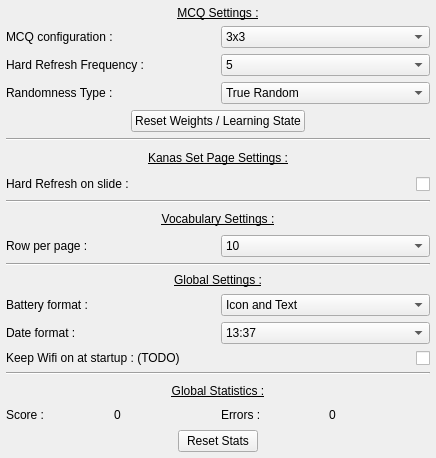
<?xml version="1.0" encoding="UTF-8"?>
<ui version="4.0">
 <class>AppSettings</class>
 <widget class="QWidget" name="AppSettings">
  <property name="geometry">
   <rect>
    <x>0</x>
    <y>0</y>
    <width>436</width>
    <height>458</height>
   </rect>
  </property>
  <property name="windowTitle">
   <string>Form</string>
  </property>
  <layout class="QVBoxLayout" name="verticalLayout" stretch="5,0,2,0,2,0,4,0,3">
   <property name="spacing">
    <number>6</number>
   </property>
   <property name="leftMargin">
    <number>6</number>
   </property>
   <property name="topMargin">
    <number>6</number>
   </property>
   <property name="rightMargin">
    <number>6</number>
   </property>
   <property name="bottomMargin">
    <number>6</number>
   </property>
   <item>
    <layout class="QVBoxLayout" name="QcmSettings">
     <property name="topMargin">
      <number>0</number>
     </property>
     <property name="bottomMargin">
      <number>0</number>
     </property>
     <item>
      <widget class="QLabel" name="QcmSettingsLabel">
       <property name="font">
        <font>
         <underline>true</underline>
        </font>
       </property>
       <property name="text">
        <string>MCQ Settings :</string>
       </property>
       <property name="alignment">
        <set>Qt::AlignCenter</set>
       </property>
      </widget>
     </item>
     <item>
      <layout class="QHBoxLayout" name="nbrOfEntryLinesSettings" stretch="1,1">
       <property name="topMargin">
        <number>0</number>
       </property>
       <property name="bottomMargin">
        <number>0</number>
       </property>
       <item>
        <widget class="QLabel" name="nbrOfEntryLinesLabel">
         <property name="sizePolicy">
          <sizepolicy hsizetype="Preferred" vsizetype="Preferred">
           <horstretch>0</horstretch>
           <verstretch>0</verstretch>
          </sizepolicy>
         </property>
         <property name="text">
          <string>MCQ configuration :</string>
         </property>
        </widget>
       </item>
       <item>
        <widget class="QComboBox" name="nbrOfEntryLinesDropdown">
         <property name="sizePolicy">
          <sizepolicy hsizetype="Preferred" vsizetype="Preferred">
           <horstretch>0</horstretch>
           <verstretch>0</verstretch>
          </sizepolicy>
         </property>
         <property name="minimumSize">
          <size>
           <width>0</width>
           <height>0</height>
          </size>
         </property>
         <property name="maximumSize">
          <size>
           <width>16777215</width>
           <height>16777215</height>
          </size>
         </property>
         <property name="currentIndex">
          <number>2</number>
         </property>
         <item>
          <property name="text">
           <string>1x3</string>
          </property>
         </item>
         <item>
          <property name="text">
           <string>2x3</string>
          </property>
         </item>
         <item>
          <property name="text">
           <string>3x3</string>
          </property>
         </item>
        </widget>
       </item>
      </layout>
     </item>
     <item>
      <layout class="QHBoxLayout" name="HardRefreshSetting" stretch="1,1">
       <item>
        <widget class="QLabel" name="HardRefreshLabel">
         <property name="sizePolicy">
          <sizepolicy hsizetype="Preferred" vsizetype="Preferred">
           <horstretch>0</horstretch>
           <verstretch>0</verstretch>
          </sizepolicy>
         </property>
         <property name="text">
          <string>Hard Refresh Frequency :</string>
         </property>
        </widget>
       </item>
       <item>
        <widget class="QComboBox" name="HardRefreshDropdown">
         <property name="sizePolicy">
          <sizepolicy hsizetype="Preferred" vsizetype="Preferred">
           <horstretch>0</horstretch>
           <verstretch>0</verstretch>
          </sizepolicy>
         </property>
         <property name="minimumSize">
          <size>
           <width>0</width>
           <height>0</height>
          </size>
         </property>
         <property name="maximumSize">
          <size>
           <width>16777215</width>
           <height>16777215</height>
          </size>
         </property>
         <property name="currentIndex">
          <number>3</number>
         </property>
         <item>
          <property name="text">
           <string>Never</string>
          </property>
         </item>
         <item>
          <property name="text">
           <string>1</string>
          </property>
         </item>
         <item>
          <property name="text">
           <string>2</string>
          </property>
         </item>
         <item>
          <property name="text">
           <string>5</string>
          </property>
         </item>
         <item>
          <property name="text">
           <string>10</string>
          </property>
         </item>
        </widget>
       </item>
      </layout>
     </item>
     <item>
      <layout class="QHBoxLayout" name="RandomnessSetting" stretch="1,1">
       <property name="topMargin">
        <number>0</number>
       </property>
       <item>
        <widget class="QLabel" name="RandomnessLabel">
         <property name="text">
          <string>Randomness Type :</string>
         </property>
        </widget>
       </item>
       <item>
        <widget class="QComboBox" name="RandomnessDropdown">
         <property name="sizePolicy">
          <sizepolicy hsizetype="Preferred" vsizetype="Preferred">
           <horstretch>0</horstretch>
           <verstretch>0</verstretch>
          </sizepolicy>
         </property>
         <property name="minimumSize">
          <size>
           <width>0</width>
           <height>0</height>
          </size>
         </property>
         <property name="sizeAdjustPolicy">
          <enum>QComboBox::AdjustToContents</enum>
         </property>
         <item>
          <property name="text">
           <string>True Random</string>
          </property>
         </item>
         <item>
          <property name="text">
           <string>Weighted Random</string>
          </property>
         </item>
        </widget>
       </item>
      </layout>
     </item>
     <item>
      <layout class="QHBoxLayout" name="horizontalLayout_3">
       <property name="topMargin">
        <number>0</number>
       </property>
       <item>
        <spacer name="horizontalSpacer_2">
         <property name="orientation">
          <enum>Qt::Horizontal</enum>
         </property>
         <property name="sizeHint" stdset="0">
          <size>
           <width>40</width>
           <height>20</height>
          </size>
         </property>
        </spacer>
       </item>
       <item>
        <widget class="QPushButton" name="ResetWeightsButton">
         <property name="sizePolicy">
          <sizepolicy hsizetype="Preferred" vsizetype="Preferred">
           <horstretch>0</horstretch>
           <verstretch>0</verstretch>
          </sizepolicy>
         </property>
         <property name="text">
          <string>Reset Weights / Learning State</string>
         </property>
        </widget>
       </item>
       <item>
        <spacer name="horizontalSpacer">
         <property name="orientation">
          <enum>Qt::Horizontal</enum>
         </property>
         <property name="sizeHint" stdset="0">
          <size>
           <width>40</width>
           <height>20</height>
          </size>
         </property>
        </spacer>
       </item>
      </layout>
     </item>
    </layout>
   </item>
   <item>
    <widget class="Line" name="KanaLine">
     <property name="orientation">
      <enum>Qt::Horizontal</enum>
     </property>
    </widget>
   </item>
   <item>
    <layout class="QVBoxLayout" name="KanaSetPageSettings">
     <property name="topMargin">
      <number>0</number>
     </property>
     <item>
      <widget class="QLabel" name="label">
       <property name="font">
        <font>
         <underline>true</underline>
        </font>
       </property>
       <property name="text">
        <string>Kanas Set Page Settings :</string>
       </property>
       <property name="alignment">
        <set>Qt::AlignCenter</set>
       </property>
      </widget>
     </item>
     <item>
      <layout class="QHBoxLayout" name="KanaSetPageSettingsLayout">
       <property name="topMargin">
        <number>0</number>
       </property>
       <item>
        <widget class="QLabel" name="KanaHardRefreshLabel">
         <property name="text">
          <string>Hard Refresh on slide :</string>
         </property>
        </widget>
       </item>
       <item>
        <widget class="QCheckBox" name="KanaHardRefreshCheckBox">
         <property name="sizePolicy">
          <sizepolicy hsizetype="Preferred" vsizetype="Preferred">
           <horstretch>0</horstretch>
           <verstretch>0</verstretch>
          </sizepolicy>
         </property>
         <property name="layoutDirection">
          <enum>Qt::RightToLeft</enum>
         </property>
         <property name="text">
          <string/>
         </property>
        </widget>
       </item>
      </layout>
     </item>
    </layout>
   </item>
   <item>
    <widget class="Line" name="VocabLine">
     <property name="orientation">
      <enum>Qt::Horizontal</enum>
     </property>
    </widget>
   </item>
   <item>
    <layout class="QVBoxLayout" name="VocabSettings">
     <property name="topMargin">
      <number>0</number>
     </property>
     <item>
      <widget class="QLabel" name="VocabSettingsLabel">
       <property name="font">
        <font>
         <underline>true</underline>
        </font>
       </property>
       <property name="text">
        <string>Vocabulary Settings :</string>
       </property>
       <property name="alignment">
        <set>Qt::AlignCenter</set>
       </property>
      </widget>
     </item>
     <item>
      <layout class="QHBoxLayout" name="RowPerPageLayout">
       <property name="topMargin">
        <number>0</number>
       </property>
       <item>
        <widget class="QLabel" name="RowPerPageLabel">
         <property name="text">
          <string>Row per page :</string>
         </property>
        </widget>
       </item>
       <item>
        <widget class="QComboBox" name="RowPerPageComboBox">
         <property name="sizePolicy">
          <sizepolicy hsizetype="Preferred" vsizetype="Preferred">
           <horstretch>0</horstretch>
           <verstretch>0</verstretch>
          </sizepolicy>
         </property>
         <property name="currentIndex">
          <number>1</number>
         </property>
         <item>
          <property name="text">
           <string>5</string>
          </property>
         </item>
         <item>
          <property name="text">
           <string>10</string>
          </property>
         </item>
         <item>
          <property name="text">
           <string>15</string>
          </property>
         </item>
         <item>
          <property name="text">
           <string>20</string>
          </property>
         </item>
         <item>
          <property name="text">
           <string>25</string>
          </property>
         </item>
         <item>
          <property name="text">
           <string>30</string>
          </property>
         </item>
        </widget>
       </item>
      </layout>
     </item>
    </layout>
   </item>
   <item>
    <widget class="Line" name="GlobalSettingsLine">
     <property name="orientation">
      <enum>Qt::Horizontal</enum>
     </property>
    </widget>
   </item>
   <item>
    <layout class="QVBoxLayout" name="GlobalSettings">
     <property name="topMargin">
      <number>0</number>
     </property>
     <item>
      <widget class="QLabel" name="GlobalSettingsLabel">
       <property name="font">
        <font>
         <underline>true</underline>
        </font>
       </property>
       <property name="text">
        <string>Global Settings :</string>
       </property>
       <property name="alignment">
        <set>Qt::AlignCenter</set>
       </property>
      </widget>
     </item>
     <item>
      <layout class="QHBoxLayout" name="BatteryIndicator" stretch="1,1">
       <property name="topMargin">
        <number>0</number>
       </property>
       <item>
        <widget class="QLabel" name="BatteryIndicatorLabel">
         <property name="text">
          <string>Battery format :</string>
         </property>
        </widget>
       </item>
       <item>
        <widget class="QComboBox" name="BatteryIndicatorDropdown">
         <property name="sizePolicy">
          <sizepolicy hsizetype="Preferred" vsizetype="Preferred">
           <horstretch>0</horstretch>
           <verstretch>0</verstretch>
          </sizepolicy>
         </property>
         <property name="minimumSize">
          <size>
           <width>0</width>
           <height>0</height>
          </size>
         </property>
         <property name="maximumSize">
          <size>
           <width>16777215</width>
           <height>16777215</height>
          </size>
         </property>
         <item>
          <property name="text">
           <string>Icon and Text</string>
          </property>
         </item>
         <item>
          <property name="text">
           <string>Icon</string>
          </property>
         </item>
         <item>
          <property name="text">
           <string>Text</string>
          </property>
         </item>
        </widget>
       </item>
      </layout>
     </item>
     <item>
      <layout class="QHBoxLayout" name="DateDisplayFormat" stretch="1,1">
       <item>
        <widget class="QLabel" name="DateDisplayFormatLabel">
         <property name="text">
          <string>Date format :</string>
         </property>
        </widget>
       </item>
       <item>
        <widget class="QComboBox" name="DateDisplayFormatDropdown">
         <property name="sizePolicy">
          <sizepolicy hsizetype="Preferred" vsizetype="Preferred">
           <horstretch>0</horstretch>
           <verstretch>0</verstretch>
          </sizepolicy>
         </property>
         <property name="minimumSize">
          <size>
           <width>0</width>
           <height>0</height>
          </size>
         </property>
         <item>
          <property name="text">
           <string>13:37</string>
          </property>
         </item>
         <item>
          <property name="text">
           <string>1:37 pm</string>
          </property>
         </item>
        </widget>
       </item>
      </layout>
     </item>
     <item>
      <layout class="QHBoxLayout" name="WifiLayout" stretch="1,1">
       <property name="topMargin">
        <number>0</number>
       </property>
       <item>
        <widget class="QLabel" name="WifiLabel">
         <property name="text">
          <string>Keep Wifi on at startup : (TODO)</string>
         </property>
        </widget>
       </item>
       <item>
        <widget class="QCheckBox" name="WifiCheckBox">
         <property name="sizePolicy">
          <sizepolicy hsizetype="Preferred" vsizetype="Preferred">
           <horstretch>0</horstretch>
           <verstretch>0</verstretch>
          </sizepolicy>
         </property>
         <property name="layoutDirection">
          <enum>Qt::RightToLeft</enum>
         </property>
         <property name="text">
          <string/>
         </property>
        </widget>
       </item>
      </layout>
     </item>
    </layout>
   </item>
   <item>
    <widget class="Line" name="GlobalStatisticsLine">
     <property name="orientation">
      <enum>Qt::Horizontal</enum>
     </property>
    </widget>
   </item>
   <item>
    <layout class="QVBoxLayout" name="StatsSettings">
     <property name="topMargin">
      <number>0</number>
     </property>
     <item>
      <widget class="QLabel" name="GlobalStatsLabel">
       <property name="font">
        <font>
         <underline>true</underline>
        </font>
       </property>
       <property name="text">
        <string>Global Statistics :</string>
       </property>
       <property name="alignment">
        <set>Qt::AlignCenter</set>
       </property>
      </widget>
     </item>
     <item>
      <layout class="QHBoxLayout" name="ScoreLayout">
       <item>
        <widget class="QLabel" name="ScoreCounterLabel">
         <property name="text">
          <string>Score :</string>
         </property>
        </widget>
       </item>
       <item>
        <widget class="QLabel" name="ScoreCounterValueLabel">
         <property name="text">
          <string>0</string>
         </property>
        </widget>
       </item>
       <item>
        <widget class="QLabel" name="ErrorCounterLabel">
         <property name="text">
          <string>Errors :</string>
         </property>
        </widget>
       </item>
       <item>
        <widget class="QLabel" name="ErrorsCounterValueLabel">
         <property name="text">
          <string>0</string>
         </property>
        </widget>
       </item>
      </layout>
     </item>
     <item>
      <layout class="QHBoxLayout" name="horizontalLayout">
       <property name="topMargin">
        <number>0</number>
       </property>
       <item>
        <spacer name="horizontalSpacer_5">
         <property name="orientation">
          <enum>Qt::Horizontal</enum>
         </property>
         <property name="sizeHint" stdset="0">
          <size>
           <width>40</width>
           <height>20</height>
          </size>
         </property>
        </spacer>
       </item>
       <item>
        <widget class="QPushButton" name="ResetStatsButton">
         <property name="sizePolicy">
          <sizepolicy hsizetype="Preferred" vsizetype="Preferred">
           <horstretch>0</horstretch>
           <verstretch>0</verstretch>
          </sizepolicy>
         </property>
         <property name="text">
          <string>Reset Stats</string>
         </property>
        </widget>
       </item>
       <item>
        <spacer name="horizontalSpacer_4">
         <property name="orientation">
          <enum>Qt::Horizontal</enum>
         </property>
         <property name="sizeHint" stdset="0">
          <size>
           <width>40</width>
           <height>20</height>
          </size>
         </property>
        </spacer>
       </item>
      </layout>
     </item>
    </layout>
   </item>
  </layout>
 </widget>
 <resources/>
 <connections/>
</ui>
